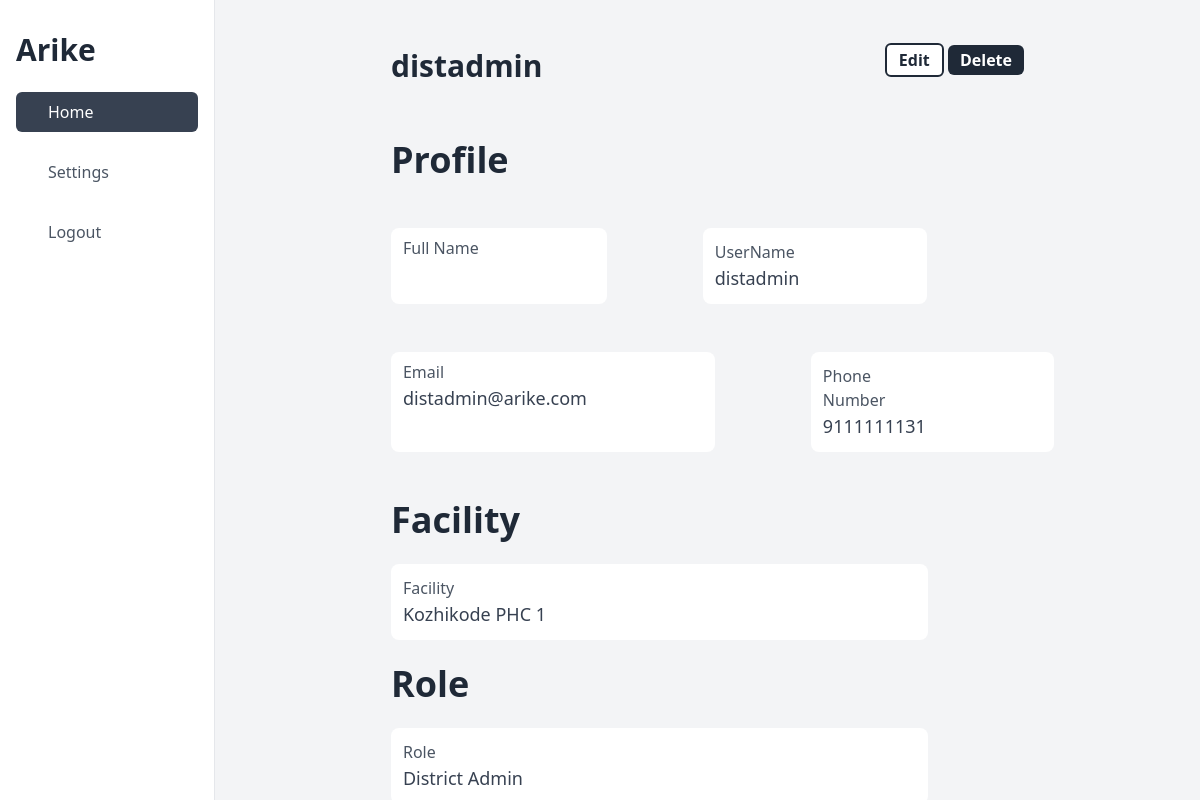
The page /detail/user/1 on the database its author committed.
### apps/models.py (models this page shows, shortened)
class CustomUser(AbstractUser):
    full_name = models.CharField(max_length=150, blank=True)
    role = models.CharField(choices=USER_ROLES, max_length=20, blank=False)
    phone = models.CharField(max_length=14, validators=[phone_number_regex])
    is_verified = models.BooleanField(default=True)
    district = models.ForeignKey(
        District, on_delete=models.PROTECT, blank=True, null=True
    )
    facility = models.ForeignKey(
        Facility, on_delete=models.PROTECT, blank=True, null=True
    )
    created_at = models.DateTimeField(auto_now_add=True)
    updated_at = models.DateTimeField(auto_now=True)
    deleted = models.BooleanField(default=False)

class Facility(models.Model):
    kind = models.CharField(max_length=10, choices=FACILITY_KIND)
    name = models.CharField(max_length=35)
    address = models.TextField(default="")
    pincode = models.CharField(max_length=6)
    phone = models.CharField(max_length=14, validators=[phone_number_regex])
    ward = models.ForeignKey(Ward, on_delete=models.PROTECT)
    created_at = models.DateTimeField(auto_now_add=True)
    updated_at = models.DateTimeField(auto_now=True)
    deleted = models.BooleanField(default=False)
    def __str__(self):
        return self.name

### apps/views.py (the view)
# urls.py: path("detail/user/<pk>", UserDetailView.as_view()),
class UserDetailView(DetailView):
    model = CustomUser
    template_name = "User/customuser_detail.html"

### templates/User/customuser_detail.html (shortened to what this page needs)
{% extends "base_dashboard.html" %}
{% block content %}
    <div class="flex justify-between  my-8">
        <h1 class="text-3xl font-bold text-gray-800">{{ object.username }}</h1>
        <div>
            <a class="bg-white text-gray-800 font-bold text-1xl px-3 py-1 rounded-md text-center border-2 border-gray-800" href="/update/user/{{ object.id }}">Edit</a>
            <a class="bg-gray-800 text-white font-bold text-1xl px-3 py-1 rounded-md text-center" href="/delete/user/{{ object.id }}">Delete</a>
        </div>
    </div>
    <div class="flex flex-col">
        <h1 class="text-gray-800 font-semibold text-4xl my-6">Profile</h1>
        <div class="flex flex-row justify-start my-6  ">
            <div class="bg-white pr-32 pl-3 py-2 rounded-lg mr-24">
                <p class="text-gray-600 font-light text-md">Full Name </p>
            </div>
            <div class="bg-white pr-32 pl-3 py-3 rounded-lg mr-24">
                <p class="text-gray-600 font-light text-md">UserName </p>
                <p class="text-gray-700 font-regular text-lg">{{ object.username }}</p>
            </div>
        </div>
        <div class="flex flex-row justify-start my-6 ">
            <div class="bg-white pr-32 pl-3 py-2 rounded-lg mr-24">
                <p class="text-gray-600 font-light text-md">Email </p>
                <p class="text-gray-700 font-regular text-lg">{{ object.email }}</p>
            </div>
            <div class="bg-white pr-32 pl-3 py-3 rounded-lg mr-24">
                <p class="text-gray-600 font-light text-md">Phone Number </p>
                <p class="text-gray-700 font-regular text-lg">{{ object.phone }}</p>
            </div>
        </div>
        <h1 class="text-gray-800 font-semibold text-4xl my-6">Facility</h1>
        <div class="bg-white pr-32 pl-3 py-3 rounded-lg mr-24">
            <p class="text-gray-600 font-light text-md">Facility </p>
            <p class="text-gray-700 font-regular text-lg">{{ object.facility }}</p>
        </div>
        <h1 class="text-gray-800 font-semibold text-4xl my-6">Role</h1>
        <div class="bg-white pr-32 pl-3 py-3 rounded-lg mr-24">
            <p class="text-gray-600 font-light text-md">Role </p>
            <p class="text-gray-700 font-regular text-lg">{{ object.role }}</p>
        </div>
    </div>
{% endblock content %}

### rows shown on the page
CustomUser: username "distadmin", email "distadmin@arike.com", phone "9111111131", facility "Kozhikode PHC 1", role "District Admin"
